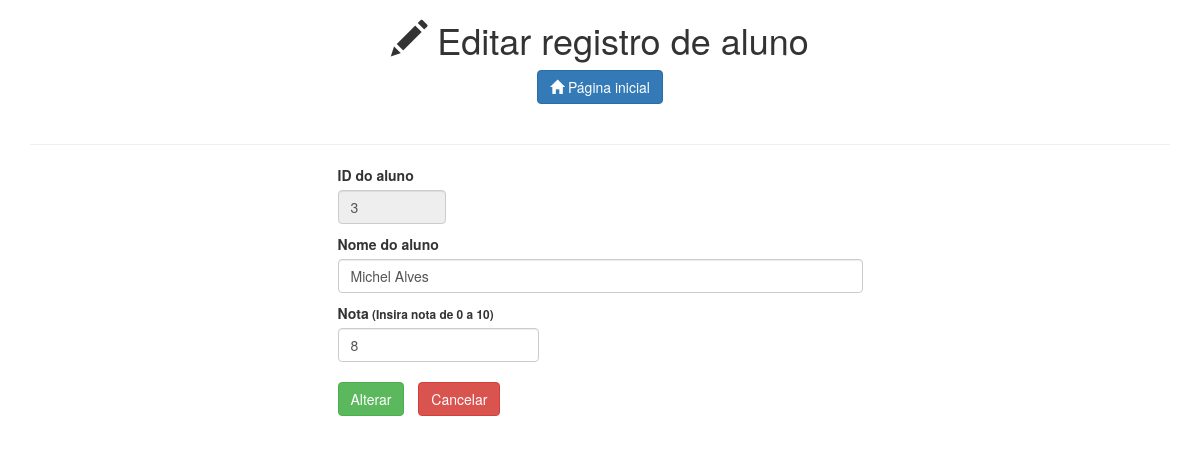
The app's page /editar_registro.php?id=3 with its own data.
### tables this page shows
CREATE TABLE IF NOT EXISTS `alunos` (
  `aluno_id` int(11) NOT NULL AUTO_INCREMENT,
  `aluno_nome` varchar(255) NOT NULL,
  `aluno_nota` int(2) NOT NULL,
  PRIMARY KEY (`aluno_id`)
);

### src/Database.php (called while the page is built, shortened)
<?php
class Database
{
    private $db;
    private $table = 'alunos';
    public function __construct(\PDO $obj_db)
    {
        $this->db = $obj_db;
    }
    public function listar_pelo_id($id){
        $sql = 'SELECT * FROM ' . $this->getTable() . ' WHERE aluno_id = :aluno_id';
        $stmt = $this->db->prepare($sql);
        $stmt->bindValue(':aluno_id', $id);
        if($stmt->execute()){
            return $stmt->fetch(\PDO::FETCH_ASSOC);
        } else {
            die('<br>' . print_r($stmt->errorInfo(), true) . '<br>');
        }
    }
    function getTable()
    {
        return $this->table;
    }
}

### editar_registro.php (the view, shortened to what this page needs)
<?php
$id = filter_input(INPUT_GET, 'id', FILTER_SANITIZE_NUMBER_INT);
if(empty($id) || !isset($id)){
    header('location: index.php');
} else {
    include_once 'src/Database.php';
    include_once 'src/config.php';
    try {
        $conexao = new PDO("mysql:host=$bd_host;dbname=$bd_nome; charset=utf8", $bd_login, $bd_senha, array(PDO::MYSQL_ATTR_INIT_COMMAND => 'SET NAMES UTF8'));
    } catch(PDOException $e) {
        die('Erro: ' . $e->getCode() . ' - ' . $e->getMessage());
    }
    $listar = new Database($conexao);
    $aluno = $listar->listar_pelo_id($id);
    include_once LAYOUT . 'code_head.php';
?>
    <body>
        <div class="container">
            <h1 class="text-center"><span class="glyphicon glyphicon-pencil"></span> Editar registro de aluno</h1>
            <p class="text-center">
                <a href="index.php" class="btn btn-primary" style="display: inline-block; margin-bottom: 20px">
                    <span class="glyphicon glyphicon-home"></span> Página inicial
                </a>
            </p>
            <hr>
            <div class="row">
                <div class="col-sm-6 col-sm-offset-3">
                    <form id="editar_aluno" class="form-group" method="post">
                        <div class="col-sm-3">
                            <label for="id">ID do aluno</label>
                            <input type="text" name="id" id="id" class="form-control" value="<?php echo $aluno['aluno_id'] ?>" readonly="true">
                        </div>
                        <div class="col-sm-12">
                            <label for="nome">Nome do aluno</label>
                            <input type="text" name="nome" id="nome" class="form-control" value="<?php echo $aluno['aluno_nome'] ?>">
                        </div>
                        <div class="col-sm-5">
                            <label for="nota">Nota<small> (Insira nota de 0 a 10)</small></label>
                            <input type="number" name="nota" id="nota" class="form-control" min="0" max="10" value="<?php echo $aluno['aluno_nota'] ?>">
                        </div>
                        <div class="col-sm-12">
                            <input type="submit" value="Alterar" class="btn btn-success" style="margin-top: 10px">
                            <a href="index.php" class="btn btn-danger" style="margin: 10px 0 0 10px">Cancelar</a>
                        </div>
                    </form>
                    <div class="col-sm-12" id="status" style="margin-top: 20px"></div>
                </div>
            </div>
        </div>
  </body>
</html>
<?php } ?>

### editar_registro.php (style rules this page uses)
input { margin-bottom: 10px; }

### records on screen
alunos: id "3", nome "Michel Alves", nota "8"
